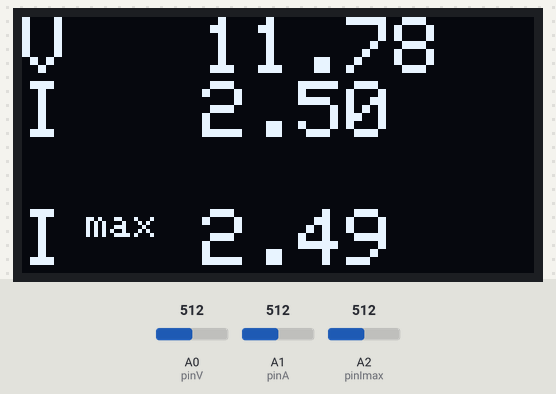
The sketch below on a simulated Arduino Uno, built with avr-gcc and run on an emulated ATmega328P. On the bench: 128×64 one-colour display. The inputs (shaded band) are chosen by the test bench; at power-on: A0 (pinV) = 512, A1 (pinA) = 512, A2 (pinImax) = 512. The display library's start-up logo is not drawn; what the sketch prints to the serial monitor is not drawn.

Above: at 1.2 s.
1.3 s: A0 (pinV) set to 716
At 2.0 s:
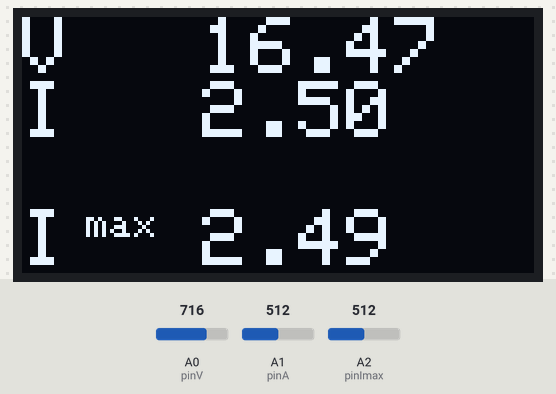
2.8 s: A1 (pinA) set to 716
At 4.0 s:
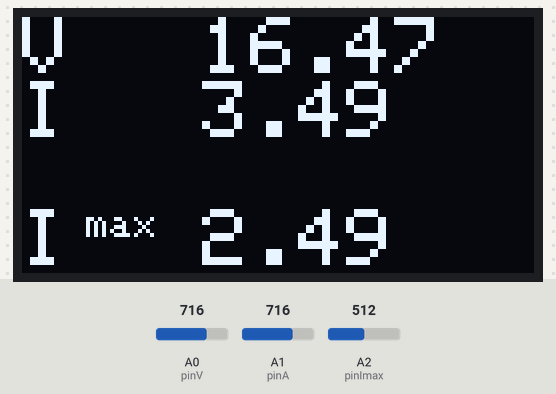
4.4 s: A2 (pinImax) set to 716
At 4.7 s:
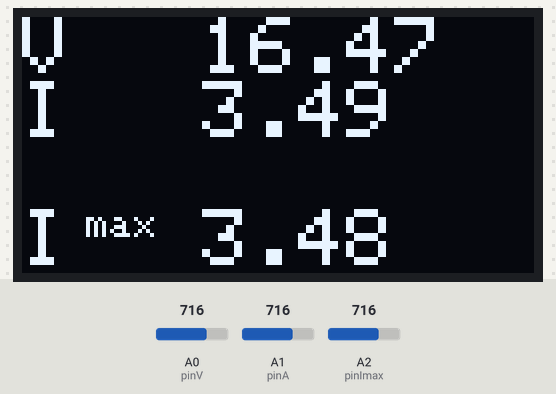
5.9 s: A0 (pinV) set to 900
At 6.7 s:
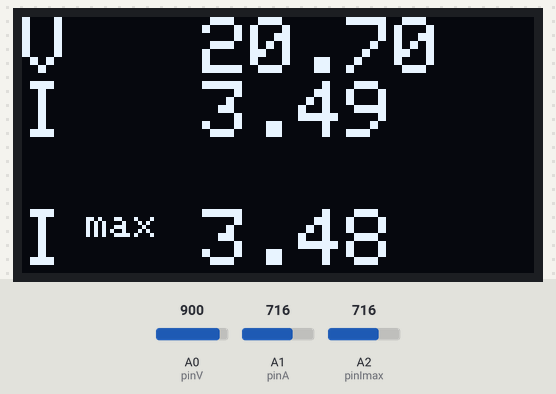
7.5 s: A1 (pinA) set to 900
At 8.7 s:
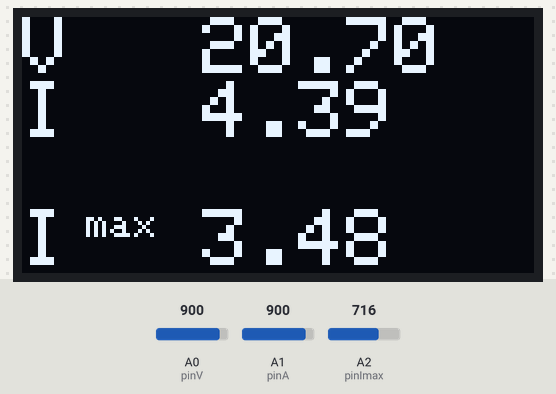
9.0 s: A2 (pinImax) set to 900
At 9.5 s:
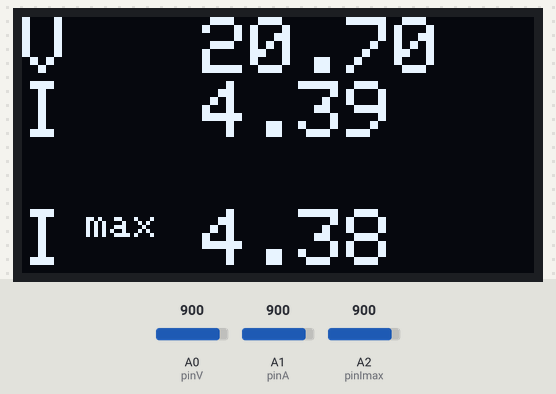
Timing chart, 0 to 11.6 s (numbered marks = the images above; inputs shaded):
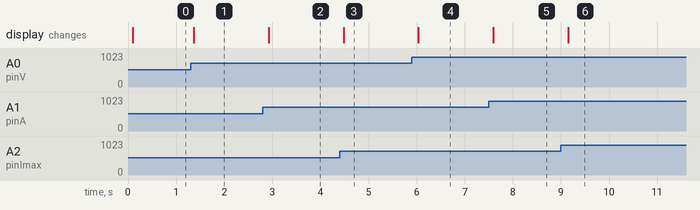

The sketch:

MostradorFonte.ino
```cpp
// Mostrador para fonte
#include <SPI.h>
#include <Wire.h>
#include <Adafruit_GFX.h>
#include <Adafruit_SSD1306.h>

#define SCREEN_WIDTH 128 // OLED display width, in pixels
#define SCREEN_HEIGHT 64 // OLED display height, in pixels

#define OLED_RESET     4 // Reset pin # (or -1 if sharing Arduino reset pin)
#define SCREEN_ADDRESS 0x3C ///< See datasheet for Address; 0x3D for 128x64, 0x3C for 128x32
Adafruit_SSD1306 display(SCREEN_WIDTH, SCREEN_HEIGHT, &Wire, OLED_RESET);

#define pinV A0
#define pinA A1
#define pinImax A2

#define offset_V 0.0230
#define offset_A 0.00488
#define offset_Imax 0.01

void setup() {
  Serial.begin(9600);


  // SSD1306_SWITCHCAPVCC = generate display voltage from 3.3V internally
  if(!display.begin(SSD1306_SWITCHCAPVCC, SCREEN_ADDRESS)) {
    Serial.println(F("SSD1306 allocation failed"));
    for(;;); // Don't proceed, loop forever
  }

  display.display();
}

void loop() {
  double v_in = 0;
  double a_in = 0;
  double i_max = 0;

  for (int i = 0; i < 30; i++) {
    v_in += analogRead(pinV);
    a_in += analogRead(pinA);
    i_max += analogRead(pinImax);
  }

  v_in = v_in / 30;
  a_in = a_in / 30;
  i_max = i_max / 30;

  double imax = (i_max * offset_A) - offset_Imax;
  if (imax < 0) imax = 0;

  Serial.print("V: ");
  Serial.print(v_in * offset_V);
  Serial.print("  ");
  Serial.print("I: ");
  Serial.print(a_in * offset_A);
  Serial.print("  ");
  Serial.print("I max: ");
  Serial.print(imax);
  Serial.println();


  // ------------------------- MOSTRA NO DISPLAY -------------------------
  display.clearDisplay();
  display.setTextSize(2);
  display.setTextColor(SSD1306_WHITE);
  display.setCursor(0,0);
  display.println(F("V"));

  display.setTextSize(2);
  display.setTextColor(SSD1306_WHITE);
  display.setCursor(45,0);
  display.println(v_in * offset_V);

  display.setTextSize(2);
  display.setTextColor(SSD1306_WHITE);
  display.setCursor(0,16);
  display.println(F("I"));

  display.setTextSize(2);
  display.setTextColor(SSD1306_WHITE);
  display.setCursor(45,16);
  display.println(a_in * offset_A);


  // ------- Corrente maxima
  display.setTextSize(2);
  display.setTextColor(SSD1306_WHITE);
  display.setCursor(0,48);
  display.println(F("I"));

  display.setTextSize(1);
  display.setTextColor(SSD1306_WHITE);
  display.setCursor(16,48);
  display.println(F("max"));

  display.setTextSize(2);
  display.setTextColor(SSD1306_WHITE);
  display.setCursor(45,48);
  display.println(imax);

  display.display();

  delay(100);
}
```

Measured:
- after the input at 1.3 s, the display: changes after 0.07 s (image 1)
- after the input at 2.8 s, the display: changes after 0.13 s (image 2)
- after the input at 4.4 s, the display: changes after 0.08 s (image 3)
- after the input at 5.9 s, the display: changes after 0.14 s (image 4)
- after the input at 7.5 s, the display: changes after 0.09 s (image 5)
- after the input at 9.0 s, the display: changes after 0.15 s (image 6)
